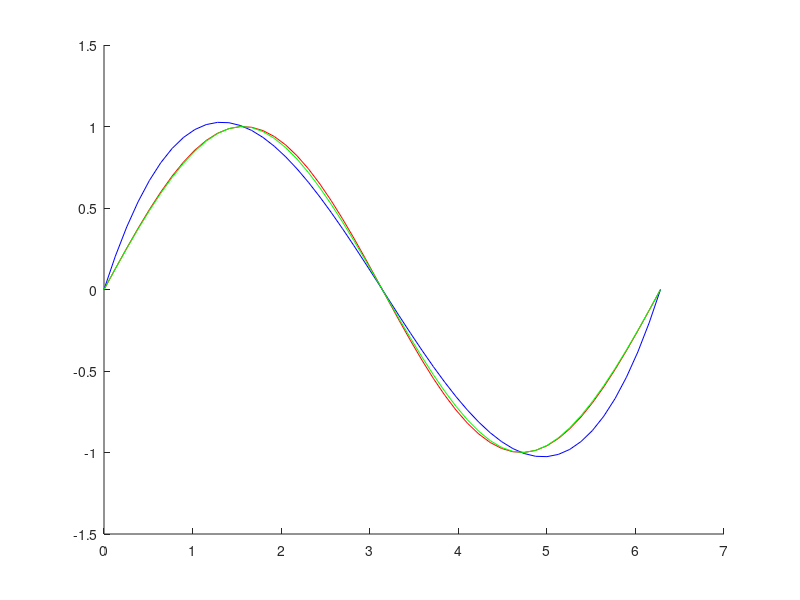

This chart was generated by the following MATLAB code:
x = [0, pi / 2, pi, (3 * pi) / 2, 2 * pi]; # nodes
fx = sin(x); # function f(x) = sin(x)

t = spline(x, fx); # returns a piecewise polynomial structure for use by ppval
natural = ppval(t, pi / 4); # evaluates the piecewise polynomial pp at the query point pi/4
printf("the value of the cubic natural spline: %d\n", natural);

t1 = spline(x, [1, fx, 1]); # Use clamped or complete spline interpolation when endpoint slopes are known
clamped = ppval(t1, pi / 4);
printf("the value of the cubic clamped spline: %d\n", clamped);

interval = linspace(0,2*pi,50);

hold on;

plot(interval, sin(interval), 'r');

natural = ppval(t, interval);
plot(interval, natural, 'b');

clamped = ppval(t1, interval);

plot(interval, clamped, 'g');
